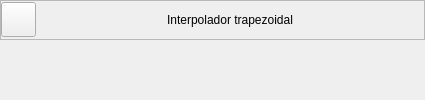
                <widget class="QWidget" name="sk_U2_T8">
                 <layout class="QVBoxLayout" name="verticalLayout_58">
                  <property name="spacing">
                   <number>5</number>
                  </property>
                  <property name="leftMargin">
                   <number>0</number>
                  </property>
                  <property name="topMargin">
                   <number>0</number>
                  </property>
                  <property name="rightMargin">
                   <number>0</number>
                  </property>
                  <property name="bottomMargin">
                   <number>0</number>
                  </property>
                  <item>
                   <widget class="QFrame" name="frame_57">
                    <property name="minimumSize">
                     <size>
                      <width>0</width>
                      <height>35</height>
                     </size>
                    </property>
                    <property name="maximumSize">
                     <size>
                      <width>16777215</width>
                      <height>40</height>
                     </size>
                    </property>
                    <property name="frameShape">
                     <enum>QFrame::StyledPanel</enum>
                    </property>
                    <property name="frameShadow">
                     <enum>QFrame::Raised</enum>
                    </property>
                    <layout class="QHBoxLayout" name="horizontalLayout_30">
                     <property name="spacing">
                      <number>0</number>
                     </property>
                     <property name="sizeConstraint">
                      <enum>QLayout::SetDefaultConstraint</enum>
                     </property>
                     <property name="leftMargin">
                      <number>0</number>
                     </property>
                     <property name="topMargin">
                      <number>0</number>
                     </property>
                     <property name="rightMargin">
                      <number>0</number>
                     </property>
                     <property name="bottomMargin">
                      <number>0</number>
                     </property>
                     <item>
                      <widget class="QPushButton" name="bt_return_26">
                       <property name="minimumSize">
                        <size>
                         <width>35</width>
                         <height>35</height>
                        </size>
                       </property>
                       <property name="maximumSize">
                        <size>
                         <width>35</width>
                         <height>35</height>
                        </size>
                       </property>
                       <property name="text">
                        <string/>
                       </property>
                       <property name="icon">
                        <iconset>
                         <normaloff>resources/images/MainWindow/return.svg</normaloff>resources/images/MainWindow/return.svg</iconset>
                       </property>
                       <property name="iconSize">
                        <size>
                         <width>35</width>
                         <height>35</height>
                        </size>
                       </property>
                      </widget>
                     </item>
                     <item>
                      <spacer name="horizontalSpacer_55">
                       <property name="orientation">
                        <enum>Qt::Horizontal</enum>
                       </property>
                       <property name="sizeHint" stdset="0">
                        <size>
                         <width>131</width>
                         <height>20</height>
                        </size>
                       </property>
                      </spacer>
                     </item>
                     <item>
                      <widget class="QLabel" name="label_29">
                       <property name="text">
                        <string>Interpolador trapezoidal</string>
                       </property>
                       <property name="alignment">
                        <set>Qt::AlignCenter</set>
                       </property>
                      </widget>
                     </item>
                     <item>
                      <spacer name="horizontalSpacer_56">
                       <property name="orientation">
                        <enum>Qt::Horizontal</enum>
                       </property>
                       <property name="sizeHint" stdset="0">
                        <size>
                         <width>131</width>
                         <height>20</height>
                        </size>
                       </property>
                      </spacer>
                     </item>
                    </layout>
                   </widget>
                  </item>
                  <item>
                   <widget class="ContenidosTemas" name="U2_T8" native="true"/>
                  </item>
                 </layout>
                </widget>
